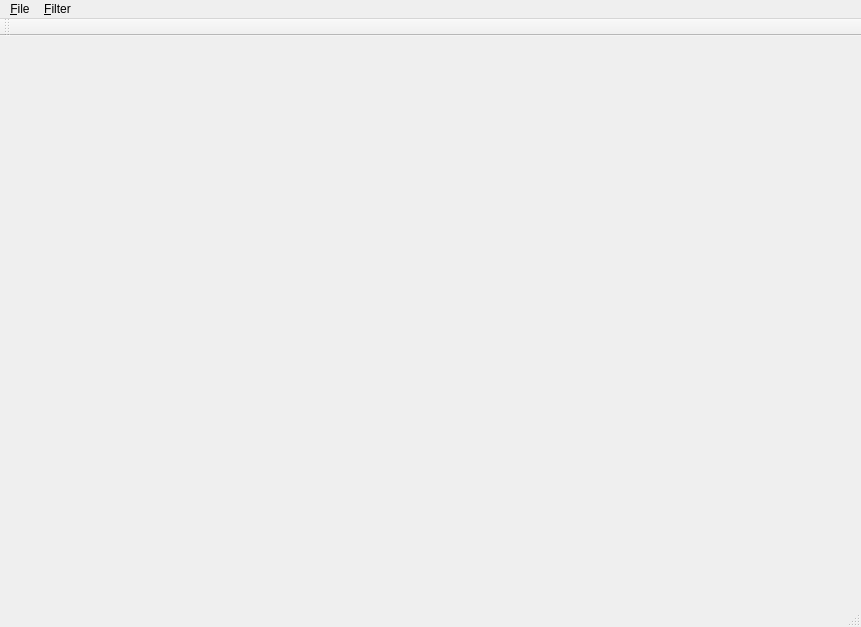
<?xml version="1.0" encoding="UTF-8"?>
<ui version="4.0">
 <class>MainWindow</class>
 <widget class="QMainWindow" name="MainWindow">
  <property name="geometry">
   <rect>
    <x>0</x>
    <y>0</y>
    <width>861</width>
    <height>627</height>
   </rect>
  </property>
  <property name="windowTitle">
   <string>MainWindow</string>
  </property>
  <widget class="ImageWidget" name="centralWidget"/>
  <widget class="QMenuBar" name="menuBar">
   <property name="geometry">
    <rect>
     <x>0</x>
     <y>0</y>
     <width>861</width>
     <height>24</height>
    </rect>
   </property>
   <widget class="QMenu" name="menu_File">
    <property name="title">
     <string>&amp;File</string>
    </property>
    <addaction name="action_file_open"/>
   </widget>
   <widget class="QMenu" name="menu_Edit">
    <property name="title">
     <string>&amp;Filter</string>
    </property>
    <addaction name="action_filter_sepia"/>
    <addaction name="action_filter_unsepia"/>
   </widget>
   <addaction name="menu_File"/>
   <addaction name="menu_Edit"/>
  </widget>
  <widget class="QToolBar" name="mainToolBar">
   <attribute name="toolBarArea">
    <enum>TopToolBarArea</enum>
   </attribute>
   <attribute name="toolBarBreak">
    <bool>false</bool>
   </attribute>
  </widget>
  <widget class="QStatusBar" name="statusBar"/>
  <action name="action_file_open">
   <property name="text">
    <string>&amp;Open...</string>
   </property>
  </action>
  <action name="action_filter_sepia">
   <property name="text">
    <string>Sepia</string>
   </property>
  </action>
  <action name="action_filter_unsepia">
   <property name="text">
    <string>Unsepia</string>
   </property>
  </action>
 </widget>
 <layoutdefault spacing="6" margin="11"/>
 <customwidgets>
  <customwidget>
   <class>ImageWidget</class>
   <extends>QWidget</extends>
   <header>ImageWidget.h</header>
   <container>1</container>
  </customwidget>
 </customwidgets>
 <resources/>
 <connections/>
</ui>
